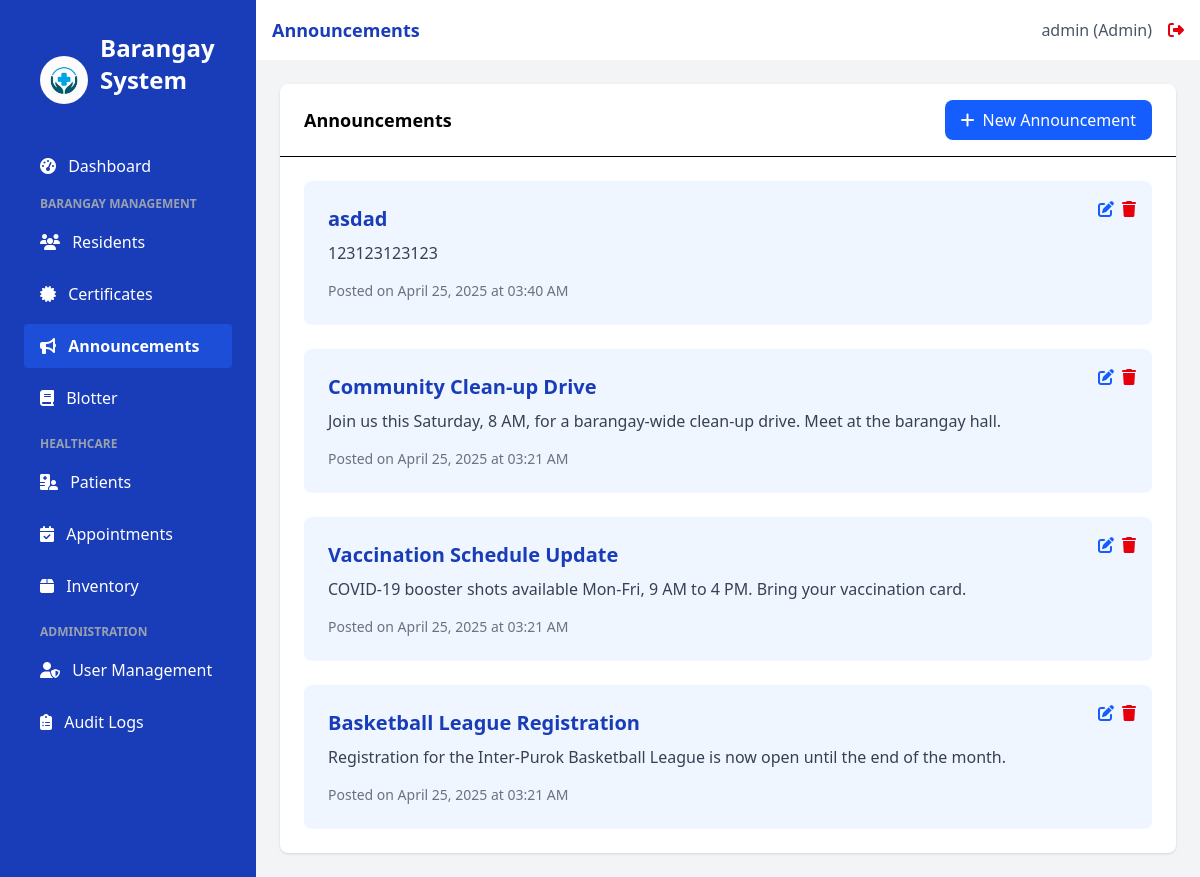
The page /announcements (signed in) on the database as committed earlier.
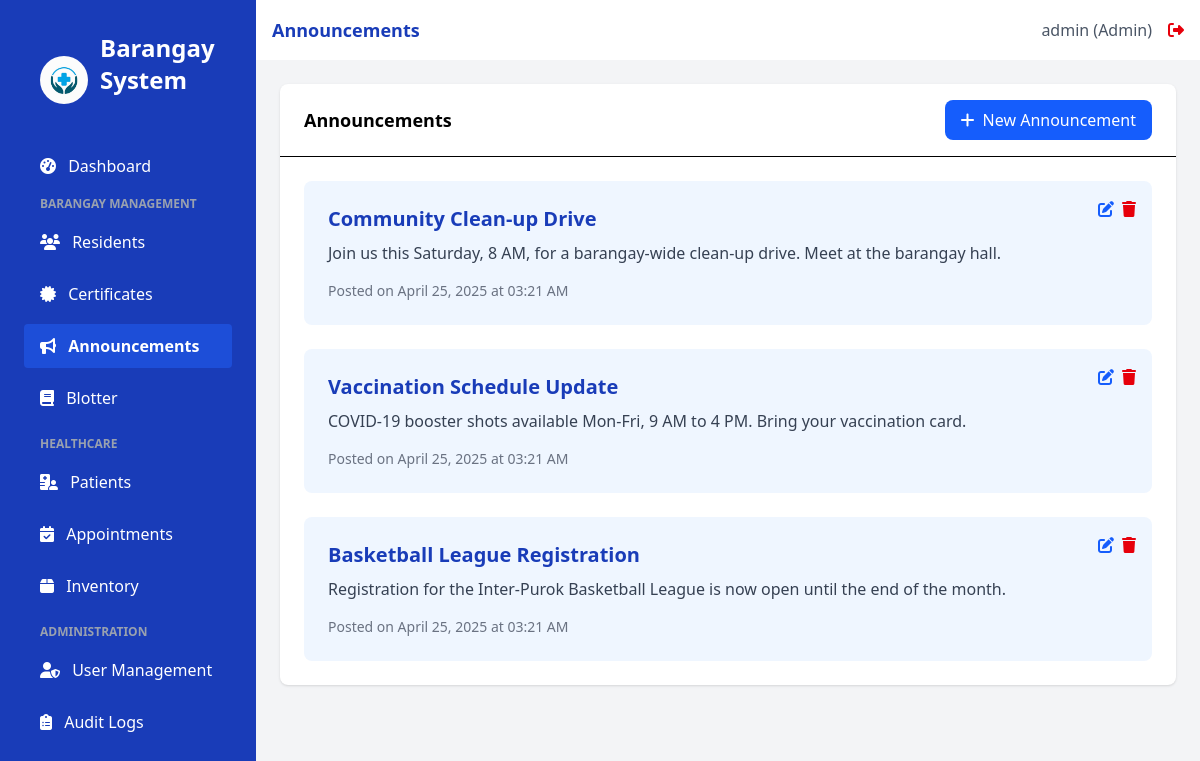
The same page on the database as committed later.
### app.py (models this page shows)
class Announcement(db.Model):
    id = db.Column(db.Integer, primary_key=True)
    title = db.Column(db.String(100), nullable=False)
    content = db.Column(db.Text, nullable=False)
    created_at = db.Column(db.DateTime, default=datetime.utcnow)

### app.py (the view)
@app.route('/announcements')
@login_required
def announcements():
    announcements_list = Announcement.query.order_by(Announcement.created_at.desc()).all()
    return render_template('announcements.html', title='Announcements', announcements=announcements_list)

### app.py (called while the page is built)
@login_manager.user_loader
def load_user(user_id):
    return User.query.get(int(user_id))

### templates/announcements.html (shortened to what this page needs)
{% extends 'base.html' %}
{% block content %}
<div x-data="announcementSystem()" class="bg-white rounded-lg shadow">
    <div class="border-b px-6 py-4 flex items-center justify-between">
        <h2 class="font-semibold text-lg">Announcements</h2>
        <button @click="openModal()" class="bg-blue-600 hover:bg-blue-700 text-white px-4 py-2 rounded-lg flex items-center">
            <i class="fas fa-plus mr-2"></i> New Announcement
        </button>
    </div>
    <div class="p-6">
        {% if announcements %}
            <div class="space-y-6">
                {% for announcement in announcements %}
                <div class="bg-blue-50 rounded-lg p-6 relative" data-announcement-id="{{ announcement.id }}">
                    <h3 class="text-xl font-bold text-blue-800 announcement-title">{{ announcement.title }}</h3>
                    <p class="mt-2 text-gray-700 announcement-content">{{ announcement.content }}</p>
                    <div class="mt-4 text-sm text-gray-500">Posted on {{ announcement.created_at.strftime('%B %d, %Y at %I:%M %p') }}</div>
                    <div class="absolute top-4 right-4 flex space-x-2">
                        <button @click="editAnnouncement({{ announcement.id }})" class="text-blue-600 hover:text-blue-800">
                            <i class="fas fa-edit"></i>
                        </button>
                        <button @click="deleteAnnouncement({{ announcement.id }})" class="text-red-600 hover:text-red-800">
                            <i class="fas fa-trash"></i>
                        </button>
                    </div>
                </div>
                {% endfor %}
            </div>
        {% else %}
            <div class="text-center py-8">
                <div class="text-gray-400 mb-2"><i class="fas fa-bullhorn text-5xl"></i></div>
                <h3 class="text-lg font-medium text-gray-500">No announcements yet</h3>
                <p class="text-gray-400 mt-1">Create your first announcement by clicking the button above.</p>
            </div>
        {% endif %}
    </div>
</div>
{% endblock %}

Rows that differ between the two databases and show on the page:
removed Announcement: title "asdad", content "123123123123", created_at "April 25, 2025 at 03:40 AM"
